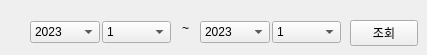
         <widget class="QWidget" name="tab_10">
          <attribute name="title">
           <string>기간 선택</string>
          </attribute>
          <widget class="QWidget" name="layoutWidget_6">
           <property name="geometry">
            <rect>
             <x>30</x>
             <y>20</y>
             <width>141</width>
             <height>24</height>
            </rect>
           </property>
           <layout class="QHBoxLayout" name="horizontalLayout_9">
            <property name="spacing">
             <number>2</number>
            </property>
            <item>
             <widget class="QComboBox" name="period_year1_2">
              <item>
               <property name="text">
                <string>2023</string>
               </property>
              </item>
             </widget>
            </item>
            <item>
             <widget class="QComboBox" name="period_month1_2">
              <item>
               <property name="text">
                <string>1</string>
               </property>
              </item>
              <item>
               <property name="text">
                <string>2</string>
               </property>
              </item>
              <item>
               <property name="text">
                <string>3</string>
               </property>
              </item>
              <item>
               <property name="text">
                <string>4</string>
               </property>
              </item>
              <item>
               <property name="text">
                <string>5</string>
               </property>
              </item>
              <item>
               <property name="text">
                <string>6</string>
               </property>
              </item>
              <item>
               <property name="text">
                <string>7</string>
               </property>
              </item>
              <item>
               <property name="text">
                <string>8</string>
               </property>
              </item>
              <item>
               <property name="text">
                <string>9</string>
               </property>
              </item>
              <item>
               <property name="text">
                <string>10</string>
               </property>
              </item>
              <item>
               <property name="text">
                <string>11</string>
               </property>
              </item>
              <item>
               <property name="text">
                <string>12</string>
               </property>
              </item>
             </widget>
            </item>
           </layout>
          </widget>
          <widget class="QLabel" name="label_2">
           <property name="geometry">
            <rect>
             <x>170</x>
             <y>20</y>
             <width>31</width>
             <height>16</height>
            </rect>
           </property>
           <property name="layoutDirection">
            <enum>Qt::LeftToRight</enum>
           </property>
           <property name="text">
            <string>~</string>
           </property>
           <property name="alignment">
            <set>Qt::AlignCenter</set>
           </property>
          </widget>
          <widget class="QWidget" name="layoutWidget_7">
           <property name="geometry">
            <rect>
             <x>200</x>
             <y>20</y>
             <width>141</width>
             <height>24</height>
            </rect>
           </property>
           <layout class="QHBoxLayout" name="horizontalLayout_10">
            <property name="spacing">
             <number>2</number>
            </property>
            <item>
             <widget class="QComboBox" name="period_year2_2">
              <item>
               <property name="text">
                <string>2023</string>
               </property>
              </item>
             </widget>
            </item>
            <item>
             <widget class="QComboBox" name="period_month2_2">
              <item>
               <property name="text">
                <string>1</string>
               </property>
              </item>
              <item>
               <property name="text">
                <string>2</string>
               </property>
              </item>
              <item>
               <property name="text">
                <string>3</string>
               </property>
              </item>
              <item>
               <property name="text">
                <string>4</string>
               </property>
              </item>
              <item>
               <property name="text">
                <string>5</string>
               </property>
              </item>
              <item>
               <property name="text">
                <string>6</string>
               </property>
              </item>
              <item>
               <property name="text">
                <string>7</string>
               </property>
              </item>
              <item>
               <property name="text">
                <string>8</string>
               </property>
              </item>
              <item>
               <property name="text">
                <string>9</string>
               </property>
              </item>
              <item>
               <property name="text">
                <string>10</string>
               </property>
              </item>
              <item>
               <property name="text">
                <string>11</string>
               </property>
              </item>
              <item>
               <property name="text">
                <string>12</string>
               </property>
              </item>
             </widget>
            </item>
           </layout>
          </widget>
          <widget class="QPushButton" name="period_find_2">
           <property name="geometry">
            <rect>
             <x>350</x>
             <y>20</y>
             <width>68</width>
             <height>26</height>
            </rect>
           </property>
           <property name="cursor">
            <cursorShape>PointingHandCursor</cursorShape>
           </property>
           <property name="text">
            <string>조회</string>
           </property>
          </widget>
         </widget>
